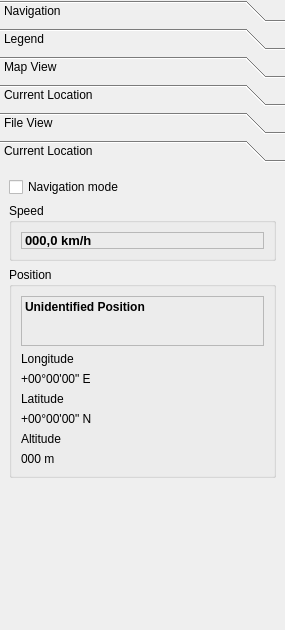
<?xml version="1.0" encoding="UTF-8"?>
<ui version="4.0">
 <class>MarbleControlBox</class>
 <widget class="QWidget" name="MarbleControlBox">
  <property name="geometry">
   <rect>
    <x>0</x>
    <y>0</y>
    <width>285</width>
    <height>630</height>
   </rect>
  </property>
  <property name="sizePolicy">
   <sizepolicy hsizetype="Preferred" vsizetype="Preferred">
    <horstretch>0</horstretch>
    <verstretch>0</verstretch>
   </sizepolicy>
  </property>
  <property name="minimumSize">
   <size>
    <width>185</width>
    <height>0</height>
   </size>
  </property>
  <property name="maximumSize">
   <size>
    <width>16777215</width>
    <height>16777215</height>
   </size>
  </property>
  <property name="layoutDirection">
   <enum>Qt::LeftToRight</enum>
  </property>
  <layout class="QVBoxLayout" name="verticalLayout_4">
   <property name="spacing">
    <number>0</number>
   </property>
   <property name="margin">
    <number>0</number>
   </property>
   <item>
    <widget class="QToolBox" name="toolBox">
     <property name="enabled">
      <bool>true</bool>
     </property>
     <property name="minimumSize">
      <size>
       <width>150</width>
       <height>410</height>
      </size>
     </property>
     <property name="whatsThis">
      <string>This control panel allows you to adjust the map according to your needs.</string>
     </property>
     <property name="currentIndex">
      <number>5</number>
     </property>
     <widget class="QWidget" name="NavigationTab">
      <property name="geometry">
       <rect>
        <x>0</x>
        <y>0</y>
        <width>275</width>
        <height>440</height>
       </rect>
      </property>
      <attribute name="label">
       <string>Navigation</string>
      </attribute>
      <layout class="QVBoxLayout">
       <property name="spacing">
        <number>6</number>
       </property>
       <property name="margin">
        <number>5</number>
       </property>
       <item>
        <layout class="QGridLayout">
         <property name="margin">
          <number>0</number>
         </property>
         <property name="spacing">
          <number>6</number>
         </property>
         <item row="5" column="0">
          <widget class="Line" name="line_2_2">
           <property name="orientation">
            <enum>Qt::Horizontal</enum>
           </property>
          </widget>
         </item>
         <item row="0" column="0">
          <widget class="QLabel" name="label_2_2">
           <property name="text">
            <string>&amp;Search</string>
           </property>
           <property name="buddy">
            <cstring>searchLineEdit</cstring>
           </property>
          </widget>
         </item>
         <item row="2" column="0">
          <widget class="QLineEdit" name="searchLineEdit">
           <property name="sizePolicy">
            <sizepolicy hsizetype="Preferred" vsizetype="Fixed">
             <horstretch>0</horstretch>
             <verstretch>0</verstretch>
            </sizepolicy>
           </property>
           <property name="toolTip">
            <string>Search line</string>
           </property>
           <property name="whatsThis">
            <string>Here you can enter the name of the location you are searching for.</string>
           </property>
          </widget>
         </item>
         <item row="3" column="0">
          <widget class="MarbleSearchListView" name="locationListView">
           <property name="sizePolicy">
            <sizepolicy hsizetype="Preferred" vsizetype="Fixed">
             <horstretch>0</horstretch>
             <verstretch>0</verstretch>
            </sizepolicy>
           </property>
           <property name="minimumSize">
            <size>
             <width>0</width>
             <height>75</height>
            </size>
           </property>
           <property name="maximumSize">
            <size>
             <width>16777215</width>
             <height>100</height>
            </size>
           </property>
           <property name="focusPolicy">
            <enum>Qt::WheelFocus</enum>
           </property>
           <property name="toolTip">
            <string>Location Browser</string>
           </property>
           <property name="whatsThis">
            <string>Double click an entry of this list to get it displayed on the map.</string>
           </property>
           <property name="horizontalScrollBarPolicy">
            <enum>Qt::ScrollBarAlwaysOff</enum>
           </property>
           <property name="editTriggers">
            <set>QAbstractItemView::NoEditTriggers</set>
           </property>
           <property name="alternatingRowColors">
            <bool>false</bool>
           </property>
           <property name="iconSize">
            <size>
             <width>16</width>
             <height>16</height>
            </size>
           </property>
           <property name="layoutMode">
            <enum>QListView::Batched</enum>
           </property>
           <property name="viewMode">
            <enum>QListView::ListMode</enum>
           </property>
           <property name="uniformItemSizes">
            <bool>true</bool>
           </property>
          </widget>
         </item>
        </layout>
       </item>
       <item>
        <layout class="QHBoxLayout">
         <property name="spacing">
          <number>6</number>
         </property>
         <property name="margin">
          <number>0</number>
         </property>
         <item>
          <spacer>
           <property name="orientation">
            <enum>Qt::Horizontal</enum>
           </property>
           <property name="sizeType">
            <enum>QSizePolicy::MinimumExpanding</enum>
           </property>
           <property name="sizeHint" stdset="0">
            <size>
             <width>0</width>
             <height>10</height>
            </size>
           </property>
          </spacer>
         </item>
         <item>
          <layout class="QGridLayout">
           <property name="margin">
            <number>0</number>
           </property>
           <property name="spacing">
            <number>6</number>
           </property>
           <item row="5" column="1">
            <widget class="QToolButton" name="zoomOutButton">
             <property name="toolTip">
              <string>Zoom Out</string>
             </property>
             <property name="whatsThis">
              <string>Zoom out by pressing this button to see less detail.</string>
             </property>
             <property name="text">
              <string>...</string>
             </property>
             <property name="icon">
              <iconset>
               <normaloff>:/icons/zoom-out.png</normaloff>:/icons/zoom-out.png</iconset>
             </property>
             <property name="shortcut">
              <string>-</string>
             </property>
            </widget>
           </item>
           <item row="1" column="1">
            <widget class="QToolButton" name="goHomeButton">
             <property name="toolTip">
              <string>Navigate to your 'Home Location'</string>
             </property>
             <property name="whatsThis">
              <string>Click this button to restore the original zoom level and view angle.</string>
             </property>
             <property name="text">
              <string>...</string>
             </property>
             <property name="icon">
              <iconset>
               <normaloff>:/icons/go-home.png</normaloff>:/icons/go-home.png</iconset>
             </property>
             <property name="shortcut">
              <string>Home</string>
             </property>
            </widget>
           </item>
           <item row="1" column="2">
            <widget class="QToolButton" name="moveRightButton">
             <property name="toolTip">
              <string>Right</string>
             </property>
             <property name="whatsThis">
              <string>Rotates the earth clockwise around its axis.</string>
             </property>
             <property name="text">
              <string>...</string>
             </property>
             <property name="icon">
              <iconset>
               <normaloff>:/icons/arrow-right.png</normaloff>:/icons/arrow-right.png</iconset>
             </property>
            </widget>
           </item>
           <item row="0" column="1">
            <widget class="QToolButton" name="moveUpButton">
             <property name="toolTip">
              <string>Up</string>
             </property>
             <property name="whatsThis">
              <string>Tilts the earth's axis towards the user.</string>
             </property>
             <property name="text">
              <string>...</string>
             </property>
             <property name="icon">
              <iconset>
               <normaloff>:/icons/arrow-up.png</normaloff>:/icons/arrow-up.png</iconset>
             </property>
            </widget>
           </item>
           <item row="4" column="1">
            <widget class="QSlider" name="zoomSlider">
             <property name="sizePolicy">
              <sizepolicy hsizetype="Fixed" vsizetype="MinimumExpanding">
               <horstretch>0</horstretch>
               <verstretch>0</verstretch>
              </sizepolicy>
             </property>
             <property name="toolTip">
              <string>Zoom Slider</string>
             </property>
             <property name="whatsThis">
              <string>Use this slider to adjust the zoom level of the map.</string>
             </property>
             <property name="minimum">
              <number>900</number>
             </property>
             <property name="maximum">
              <number>2400</number>
             </property>
             <property name="value">
              <number>1050</number>
             </property>
             <property name="sliderPosition">
              <number>1050</number>
             </property>
             <property name="tracking">
              <bool>true</bool>
             </property>
             <property name="orientation">
              <enum>Qt::Vertical</enum>
             </property>
             <property name="tickPosition">
              <enum>QSlider::TicksAbove</enum>
             </property>
             <property name="tickInterval">
              <number>100</number>
             </property>
            </widget>
           </item>
           <item row="3" column="1">
            <widget class="QToolButton" name="zoomInButton">
             <property name="toolTip">
              <string>Zoom In</string>
             </property>
             <property name="whatsThis">
              <string>Zoom in by pressing this button to see more detail.</string>
             </property>
             <property name="text">
              <string>...</string>
             </property>
             <property name="icon">
              <iconset>
               <normaloff>:/icons/zoom-in.png</normaloff>:/icons/zoom-in.png</iconset>
             </property>
             <property name="shortcut">
              <string>+</string>
             </property>
            </widget>
           </item>
           <item row="2" column="1">
            <widget class="QToolButton" name="moveDownButton">
             <property name="toolTip">
              <string>Down</string>
             </property>
             <property name="whatsThis">
              <string>Tilts the earth's axis away from the user.</string>
             </property>
             <property name="text">
              <string>...</string>
             </property>
             <property name="icon">
              <iconset>
               <normaloff>:/icons/arrow-down.png</normaloff>:/icons/arrow-down.png</iconset>
             </property>
            </widget>
           </item>
           <item row="1" column="0">
            <widget class="QToolButton" name="moveLeftButton">
             <property name="toolTip">
              <string>Left</string>
             </property>
             <property name="whatsThis">
              <string>Rotates the earth counterclockwise around its axis.</string>
             </property>
             <property name="text">
              <string>...</string>
             </property>
             <property name="icon">
              <iconset>
               <normaloff>:/icons/arrow-left.png</normaloff>:/icons/arrow-left.png</iconset>
             </property>
            </widget>
           </item>
          </layout>
         </item>
         <item>
          <spacer>
           <property name="orientation">
            <enum>Qt::Horizontal</enum>
           </property>
           <property name="sizeType">
            <enum>QSizePolicy::MinimumExpanding</enum>
           </property>
           <property name="sizeHint" stdset="0">
            <size>
             <width>0</width>
             <height>10</height>
            </size>
           </property>
          </spacer>
         </item>
        </layout>
       </item>
       <item>
        <widget class="QFrame" name="m_pSpacerFrame">
         <property name="sizePolicy">
          <sizepolicy hsizetype="Fixed" vsizetype="Fixed">
           <horstretch>0</horstretch>
           <verstretch>0</verstretch>
          </sizepolicy>
         </property>
         <property name="minimumSize">
          <size>
           <width>16</width>
           <height>0</height>
          </size>
         </property>
         <property name="maximumSize">
          <size>
           <width>16</width>
           <height>16777215</height>
          </size>
         </property>
         <property name="frameShape">
          <enum>QFrame::NoFrame</enum>
         </property>
         <property name="frameShadow">
          <enum>QFrame::Plain</enum>
         </property>
        </widget>
       </item>
      </layout>
     </widget>
     <widget class="QWidget" name="LegendTab">
      <property name="geometry">
       <rect>
        <x>0</x>
        <y>0</y>
        <width>94</width>
        <height>70</height>
       </rect>
      </property>
      <attribute name="label">
       <string>Legend</string>
      </attribute>
      <layout class="QVBoxLayout">
       <property name="spacing">
        <number>6</number>
       </property>
       <property name="margin">
        <number>5</number>
       </property>
       <item>
        <widget class="MarbleLegendBrowser" name="marbleLegendBrowser">
         <property name="horizontalScrollBarPolicy">
          <enum>Qt::ScrollBarAlwaysOff</enum>
         </property>
        </widget>
       </item>
      </layout>
     </widget>
     <widget class="QWidget" name="MapViewTab">
      <property name="geometry">
       <rect>
        <x>0</x>
        <y>0</y>
        <width>118</width>
        <height>215</height>
       </rect>
      </property>
      <attribute name="label">
       <string>Map View</string>
      </attribute>
      <layout class="QVBoxLayout" name="verticalLayout_5">
       <item>
        <widget class="QLabel" name="projectionLabel_2">
         <property name="text">
          <string>&amp;Projection</string>
         </property>
         <property name="buddy">
          <cstring>projectionComboBox</cstring>
         </property>
        </widget>
       </item>
       <item>
        <widget class="QComboBox" name="projectionComboBox">
         <property name="enabled">
          <bool>false</bool>
         </property>
         <item>
          <property name="text">
           <string>Globe</string>
          </property>
          <property name="icon">
           <iconset>
            <normaloff>:/icons/map-globe.png</normaloff>:/icons/map-globe.png</iconset>
          </property>
         </item>
         <item>
          <property name="text">
           <string>Flat Map</string>
          </property>
          <property name="icon">
           <iconset>
            <normaloff>:/icons/map-flat.png</normaloff>:/icons/map-flat.png</iconset>
          </property>
         </item>
         <item>
          <property name="text">
           <string>Mercator</string>
          </property>
          <property name="icon">
           <iconset>
            <normaloff>:/icons/map-mercator.png</normaloff>:/icons/map-mercator.png</iconset>
          </property>
         </item>
        </widget>
       </item>
       <item>
        <widget class="Line" name="line">
         <property name="orientation">
          <enum>Qt::Horizontal</enum>
         </property>
        </widget>
       </item>
       <item>
        <widget class="QLabel" name="celestialBodyLabel">
         <property name="enabled">
          <bool>true</bool>
         </property>
         <property name="text">
          <string>&amp;Celestial Body</string>
         </property>
         <property name="buddy">
          <cstring>projectionComboBox</cstring>
         </property>
        </widget>
       </item>
       <item>
        <widget class="QComboBox" name="celestialBodyComboBox">
         <property name="enabled">
          <bool>true</bool>
         </property>
        </widget>
       </item>
       <item>
        <spacer>
         <property name="orientation">
          <enum>Qt::Vertical</enum>
         </property>
         <property name="sizeType">
          <enum>QSizePolicy::Fixed</enum>
         </property>
         <property name="sizeHint" stdset="0">
          <size>
           <width>20</width>
           <height>10</height>
          </size>
         </property>
        </spacer>
       </item>
       <item>
        <widget class="QLabel" name="mapThemeLabel">
         <property name="text">
          <string>&amp;Theme</string>
         </property>
         <property name="buddy">
          <cstring>marbleThemeSelectView</cstring>
         </property>
        </widget>
       </item>
       <item>
        <widget class="MarbleThemeSelectView" name="marbleThemeSelectView">
         <property name="sizePolicy">
          <sizepolicy hsizetype="Expanding" vsizetype="Expanding">
           <horstretch>0</horstretch>
           <verstretch>0</verstretch>
          </sizepolicy>
         </property>
         <property name="whatsThis">
          <string>Here you can choose the preferred map view from different topics.</string>
         </property>
         <property name="autoFillBackground">
          <bool>true</bool>
         </property>
         <property name="verticalScrollMode">
          <enum>QAbstractItemView::ScrollPerPixel</enum>
         </property>
        </widget>
       </item>
      </layout>
     </widget>
     <widget class="QWidget" name="CurrentLocationTab">
      <property name="geometry">
       <rect>
        <x>0</x>
        <y>0</y>
        <width>134</width>
        <height>269</height>
       </rect>
      </property>
      <attribute name="label">
       <string>Current Location</string>
      </attribute>
      <layout class="QVBoxLayout">
       <property name="spacing">
        <number>6</number>
       </property>
       <property name="margin">
        <number>5</number>
       </property>
       <item>
        <widget class="QFrame" name="currentLocationFrame">
         <property name="sizePolicy">
          <sizepolicy hsizetype="Preferred" vsizetype="MinimumExpanding">
           <horstretch>0</horstretch>
           <verstretch>0</verstretch>
          </sizepolicy>
         </property>
         <property name="frameShape">
          <enum>QFrame::NoFrame</enum>
         </property>
         <property name="frameShadow">
          <enum>QFrame::Raised</enum>
         </property>
         <layout class="QVBoxLayout">
          <property name="spacing">
           <number>6</number>
          </property>
          <property name="margin">
           <number>0</number>
          </property>
          <item>
           <widget class="QLabel" name="m_latLabel">
            <property name="text">
             <string>&amp;Latitude</string>
            </property>
            <property name="buddy">
             <cstring>m_latSpinBox</cstring>
            </property>
           </widget>
          </item>
          <item>
           <layout class="QHBoxLayout">
            <property name="spacing">
             <number>0</number>
            </property>
            <property name="margin">
             <number>0</number>
            </property>
            <item>
             <widget class="QDoubleSpinBox" name="m_latSpinBox">
              <property name="minimumSize">
               <size>
                <width>82</width>
                <height>0</height>
               </size>
              </property>
              <property name="decimals">
               <number>4</number>
              </property>
              <property name="maximum">
               <double>90.000000000000000</double>
              </property>
             </widget>
            </item>
            <item>
             <widget class="QComboBox" name="m_latComboBox">
              <property name="sizePolicy">
               <sizepolicy hsizetype="Fixed" vsizetype="Preferred">
                <horstretch>0</horstretch>
                <verstretch>0</verstretch>
               </sizepolicy>
              </property>
              <property name="sizeAdjustPolicy">
               <enum>QComboBox::AdjustToMinimumContentsLength</enum>
              </property>
              <property name="minimumContentsLength">
               <number>1</number>
              </property>
              <item>
               <property name="text">
                <string>N</string>
               </property>
              </item>
              <item>
               <property name="text">
                <string>S</string>
               </property>
              </item>
             </widget>
            </item>
            <item>
             <spacer>
              <property name="orientation">
               <enum>Qt::Horizontal</enum>
              </property>
              <property name="sizeHint" stdset="0">
               <size>
                <width>0</width>
                <height>20</height>
               </size>
              </property>
             </spacer>
            </item>
           </layout>
          </item>
          <item>
           <widget class="QLabel" name="m_lonLabel">
            <property name="text">
             <string>L&amp;ongitude</string>
            </property>
            <property name="buddy">
             <cstring>m_lonSpinBox</cstring>
            </property>
           </widget>
          </item>
          <item>
           <layout class="QHBoxLayout">
            <property name="spacing">
             <number>0</number>
            </property>
            <property name="margin">
             <number>0</number>
            </property>
            <item>
             <widget class="QDoubleSpinBox" name="m_lonSpinBox">
              <property name="minimumSize">
               <size>
                <width>82</width>
                <height>0</height>
               </size>
              </property>
              <property name="decimals">
               <number>4</number>
              </property>
              <property name="maximum">
               <double>180.000000000000000</double>
              </property>
             </widget>
            </item>
            <item>
             <widget class="QComboBox" name="m_lonComboBox">
              <property name="sizePolicy">
               <sizepolicy hsizetype="Fixed" vsizetype="Preferred">
                <horstretch>0</horstretch>
                <verstretch>0</verstretch>
               </sizepolicy>
              </property>
              <property name="sizeAdjustPolicy">
               <enum>QComboBox::AdjustToMinimumContentsLength</enum>
              </property>
              <property name="minimumContentsLength">
               <number>1</number>
              </property>
              <item>
               <property name="text">
                <string>E</string>
               </property>
              </item>
              <item>
               <property name="text">
                <string>W</string>
               </property>
              </item>
             </widget>
            </item>
            <item>
             <spacer>
              <property name="orientation">
               <enum>Qt::Horizontal</enum>
              </property>
              <property name="sizeHint" stdset="0">
               <size>
                <width>0</width>
                <height>20</height>
               </size>
              </property>
             </spacer>
            </item>
           </layout>
          </item>
          <item>
           <widget class="Line" name="line_2">
            <property name="orientation">
             <enum>Qt::Horizontal</enum>
            </property>
           </widget>
          </item>
          <item>
           <layout class="QVBoxLayout">
            <property name="spacing">
             <number>6</number>
            </property>
            <property name="margin">
             <number>0</number>
            </property>
            <item>
             <layout class="QHBoxLayout">
              <property name="spacing">
               <number>6</number>
              </property>
              <property name="margin">
               <number>0</number>
              </property>
              <item>
               <spacer>
                <property name="orientation">
                 <enum>Qt::Horizontal</enum>
                </property>
                <property name="sizeHint" stdset="0">
                 <size>
                  <width>40</width>
                  <height>20</height>
                 </size>
                </property>
               </spacer>
              </item>
              <item>
               <widget class="QCheckBox" name="m_trackGps">
                <property name="text">
                 <string>Track Gps</string>
                </property>
               </widget>
              </item>
             </layout>
            </item>
            <item>
             <layout class="QHBoxLayout">
              <property name="spacing">
               <number>6</number>
              </property>
              <property name="margin">
               <number>0</number>
              </property>
              <item>
               <spacer>
                <property name="orientation">
                 <enum>Qt::Horizontal</enum>
                </property>
                <property name="sizeHint" stdset="0">
                 <size>
                  <width>40</width>
                  <height>20</height>
                 </size>
                </property>
               </spacer>
              </item>
              <item>
               <widget class="QCheckBox" name="m_catchGps">
                <property name="text">
                 <string>Catch Gps</string>
                </property>
               </widget>
              </item>
             </layout>
            </item>
            <item>
             <layout class="QHBoxLayout">
              <property name="spacing">
               <number>6</number>
              </property>
              <property name="margin">
               <number>0</number>
              </property>
              <item>
               <spacer>
                <property name="orientation">
                 <enum>Qt::Horizontal</enum>
                </property>
                <property name="sizeHint" stdset="0">
                 <size>
                  <width>40</width>
                  <height>20</height>
                 </size>
                </property>
               </spacer>
              </item>
              <item>
               <widget class="QCheckBox" name="m_gpsDrawBox">
                <property name="enabled">
                 <bool>true</bool>
                </property>
                <property name="text">
                 <string>Draw</string>
                </property>
               </widget>
              </item>
             </layout>
            </item>
            <item>
             <layout class="QHBoxLayout">
              <property name="spacing">
               <number>6</number>
              </property>
              <property name="margin">
               <number>0</number>
              </property>
              <item>
               <spacer>
                <property name="orientation">
                 <enum>Qt::Horizontal</enum>
                </property>
                <property name="sizeHint" stdset="0">
                 <size>
                  <width>40</width>
                  <height>20</height>
                 </size>
                </property>
               </spacer>
              </item>
              <item>
               <widget class="QPushButton" name="m_gpsGoButton">
                <property name="enabled">
                 <bool>true</bool>
                </property>
                <property name="text">
                 <string>Go To</string>
                </property>
               </widget>
              </item>
             </layout>
            </item>
           </layout>
          </item>
          <item>
           <spacer>
            <property name="orientation">
             <enum>Qt::Vertical</enum>
            </property>
            <property name="sizeHint" stdset="0">
             <size>
              <width>20</width>
              <height>0</height>
             </size>
            </property>
           </spacer>
          </item>
         </layout>
        </widget>
       </item>
      </layout>
     </widget>
     <widget class="QWidget" name="m_fileViewTab">
      <property name="geometry">
       <rect>
        <x>0</x>
        <y>0</y>
        <width>155</width>
        <height>105</height>
       </rect>
      </property>
      <attribute name="label">
       <string>File View</string>
      </attribute>
      <layout class="QVBoxLayout">
       <property name="spacing">
        <number>6</number>
       </property>
       <property name="margin">
        <number>5</number>
       </property>
       <item>
        <widget class="QListView" name="m_fileView"/>
       </item>
       <item>
        <layout class="QHBoxLayout">
         <property name="spacing">
          <number>6</number>
         </property>
         <property name="margin">
          <number>0</number>
         </property>
         <item>
          <spacer>
           <property name="orientation">
            <enum>Qt::Horizontal</enum>
           </property>
           <property name="sizeHint" stdset="0">
            <size>
             <width>40</width>
             <height>20</height>
            </size>
           </property>
          </spacer>
         </item>
         <item>
          <widget class="QPushButton" name="m_saveButton">
           <property name="enabled">
            <bool>false</bool>
           </property>
           <property name="text">
            <string>&amp;Save</string>
           </property>
          </widget>
         </item>
         <item>
          <widget class="QPushButton" name="m_closeButton">
           <property name="enabled">
            <bool>false</bool>
           </property>
           <property name="text">
            <string>&amp;Close</string>
           </property>
          </widget>
         </item>
        </layout>
       </item>
      </layout>
     </widget>
     <widget class="QWidget" name="Seite">
      <property name="geometry">
       <rect>
        <x>0</x>
        <y>0</y>
        <width>275</width>
        <height>440</height>
       </rect>
      </property>
      <attribute name="label">
       <string>Current Location</string>
      </attribute>
      <layout class="QVBoxLayout" name="verticalLayout_3">
       <item>
        <widget class="QCheckBox" name="navigationCheckBox">
         <property name="toolTip">
          <string>Centers onto your current position</string>
         </property>
         <property name="text">
          <string>Navigation mode</string>
         </property>
        </widget>
       </item>
       <item>
        <widget class="QGroupBox" name="speedGroupBox">
         <property name="toolTip">
          <string>Your current speed</string>
         </property>
         <property name="title">
          <string>Speed</string>
         </property>
         <layout class="QVBoxLayout" name="verticalLayout">
          <item>
           <widget class="QLabel" name="speedLabel">
            <property name="minimumSize">
             <size>
              <width>0</width>
              <height>0</height>
             </size>
            </property>
            <property name="toolTip">
             <string>Your current speed</string>
            </property>
            <property name="frameShape">
             <enum>QFrame::StyledPanel</enum>
            </property>
            <property name="frameShadow">
             <enum>QFrame::Sunken</enum>
            </property>
            <property name="text">
             <string>&lt;!DOCTYPE HTML PUBLIC &quot;-//W3C//DTD HTML 4.0//EN&quot; &quot;http://www.w3.org/TR/REC-html40/strict.dtd&quot;&gt;
&lt;html&gt;&lt;head&gt;&lt;meta name=&quot;qrichtext&quot; content=&quot;1&quot; /&gt;&lt;style type=&quot;text/css&quot;&gt;
p, li { white-space: pre-wrap; }
&lt;/style&gt;&lt;/head&gt;&lt;body style=&quot; font-family:'DejaVu Sans'; font-size:10pt; font-weight:400; font-style:normal;&quot;&gt;
&lt;p style=&quot; margin-top:0px; margin-bottom:0px; margin-left:0px; margin-right:0px; -qt-block-indent:0; text-indent:0px;&quot;&gt;&lt;span style=&quot; font-weight:600;&quot;&gt;000,0 km/h&lt;/span&gt;&lt;/p&gt;&lt;/body&gt;&lt;/html&gt;</string>
            </property>
            <property name="wordWrap">
             <bool>true</bool>
            </property>
            <property name="margin">
             <number>7</number>
            </property>
           </widget>
          </item>
         </layout>
        </widget>
       </item>
       <item>
        <widget class="QGroupBox" name="positionGroupBox">
         <property name="sizePolicy">
          <sizepolicy hsizetype="Preferred" vsizetype="Preferred">
           <horstretch>0</horstretch>
           <verstretch>0</verstretch>
          </sizepolicy>
         </property>
         <property name="toolTip">
          <string>Your current position</string>
         </property>
         <property name="title">
          <string>Position</string>
         </property>
         <layout class="QVBoxLayout" name="verticalLayout_2">
          <item>
           <widget class="QLabel" name="positionLabel">
            <property name="minimumSize">
             <size>
              <width>0</width>
              <height>50</height>
             </size>
            </property>
            <property name="toolTip">
             <string>Fuzzy description of your position</string>
            </property>
            <property name="frameShape">
             <enum>QFrame::StyledPanel</enum>
            </property>
            <property name="frameShadow">
             <enum>QFrame::Sunken</enum>
            </property>
            <property name="text">
             <string>&lt;b&gt;Unidentified Position&lt;/b&gt;</string>
            </property>
            <property name="alignment">
             <set>Qt::AlignLeading|Qt::AlignLeft|Qt::AlignTop</set>
            </property>
            <property name="wordWrap">
             <bool>true</bool>
            </property>
            <property name="margin">
             <number>7</number>
            </property>
           </widget>
          </item>
          <item>
           <widget class="QLabel" name="longitudeLabel">
            <property name="toolTip">
             <string>Longitude of your current position</string>
            </property>
            <property name="text">
             <string>Longitude</string>
            </property>
           </widget>
          </item>
          <item>
           <widget class="QLabel" name="longitudeValue">
            <property name="toolTip">
             <string>Longitude of your current position</string>
            </property>
            <property name="text">
             <string>+00°00'00&quot; E</string>
            </property>
           </widget>
          </item>
          <item>
           <widget class="QLabel" name="latitudeLabel">
            <property name="toolTip">
             <string>Latitude of your current position</string>
            </property>
            <property name="text">
             <string>Latitude</string>
            </property>
           </widget>
          </item>
          <item>
           <widget class="QLabel" name="latitudeValue">
            <property name="toolTip">
             <string>Latitude of your current position</string>
            </property>
            <property name="text">
             <string>+00°00'00&quot; N</string>
            </property>
           </widget>
          </item>
          <item>
           <widget class="QLabel" name="altitudeLabel">
            <property name="toolTip">
             <string>Altitude of your current position</string>
            </property>
            <property name="text">
             <string>Altitude</string>
            </property>
           </widget>
          </item>
          <item>
           <widget class="QLabel" name="altitudeValue">
            <property name="toolTip">
             <string>Altitude of your current position</string>
            </property>
            <property name="text">
             <string>000 m</string>
            </property>
           </widget>
          </item>
         </layout>
        </widget>
       </item>
       <item>
        <spacer name="verticalSpacer">
         <property name="orientation">
          <enum>Qt::Vertical</enum>
         </property>
         <property name="sizeHint" stdset="0">
          <size>
           <width>20</width>
           <height>0</height>
          </size>
         </property>
        </spacer>
       </item>
      </layout>
     </widget>
    </widget>
   </item>
  </layout>
 </widget>
 <customwidgets>
  <customwidget>
   <class>MarbleSearchListView</class>
   <extends>QListView</extends>
   <header>MarbleSearchListView.h</header>
  </customwidget>
  <customwidget>
   <class>MarbleLegendBrowser</class>
   <extends>QTextBrowser</extends>
   <header>MarbleLegendBrowser.h</header>
  </customwidget>
  <customwidget>
   <class>MarbleThemeSelectView</class>
   <extends>QListView</extends>
   <header>MarbleThemeSelectView.h</header>
  </customwidget>
 </customwidgets>
 <resources>
  <include location="../../../../marble/src/marble.qrc"/>
  <include location="../../../../marble/src/lib/libmarble.qrc"/>
 </resources>
 <connections/>
</ui>
